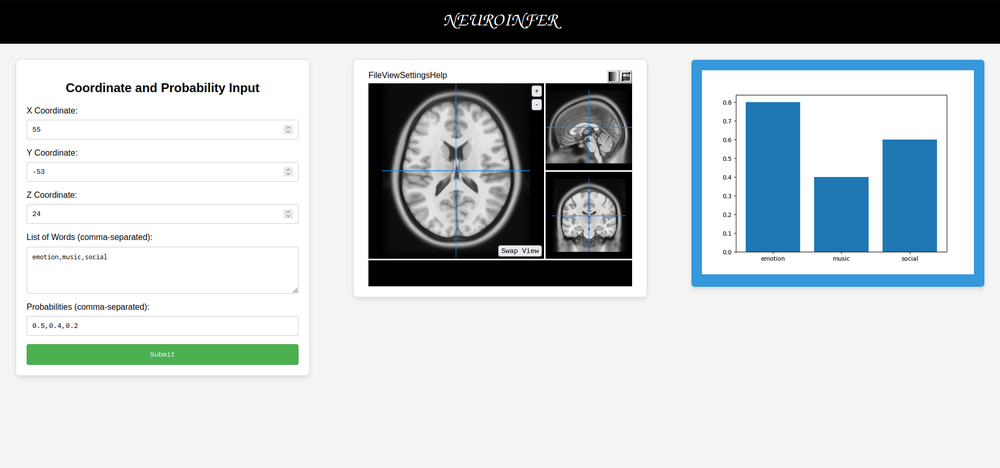
#> input picture neuroinfer/images/neuroinfer_gui.png, 1000 x 468 px, shrunk from 1919 x 899 before the run
$ python -i plot_generator.py   (imports and definitions only)
#> lines starting #> are read from the running program, lines starting #| are printed output that depends on the picture
from io import BytesIO
import base64
import nilearn
import numpy as np
import datetime
import nibabel as nib
from nilearn import image
import os
import matplotlib.pyplot as plt
from scipy.ndimage import convolve

from neuroinfer import DATA_FOLDER, TEMPLATE_FOLDER
from neuroinfer.code.DataLoading import load_data_and_create_dataframe
from neuroinfer.code.run_bayesian import run_bayesian_analysis_area

# [1 line not run here, left out]
atlas_path = TEMPLATE_FOLDER / 'atlases' / 'HarvardOxford' / 'HarvardOxford-cort-maxprob-thr25-2mm.nii.gz'


# [55 lines left out: functions create_mask_region, update_overlay, not called in this run]


def main_analyse_and_render(data):
    """
    Generate a bar plot based on input data and return the plot as a base64-encoded image.

    Parameters:
    - data (dict): A dictionary containing input data for generating the plot.

    Output:
    - Returns a response dictionary with a base64-encoded image of the generated plot.

    Description:
    - The function extracts necessary data from the input using 'parse_input_args' function.
    - It generates a NIfTI mask for the selected brain region using 'generate_nifit_mask' function.
    - It then generates a bar plot using matplotlib with brain region and corresponding priors.
    - The plot is saved to a BytesIO object, which is an in-memory binary stream.
    - The BytesIO object allows saving the plot image without writing it to a file on disk.
    - The saved image in the BytesIO object is then converted to base64 encoding.
    - Base64 encoding is a binary-to-text encoding scheme that represents binary data (the image in this case)
      as a string of ASCII characters. This makes it suitable for embedding in HTML and other text-based formats.
    - The base64-encoded image data is included in the response dictionary.

    """

    # Extracting data from the form using 'parse_input_args'
    cog_list, prior_list, x_target, y_target, z_target, radius, brain_region = parse_input_args(data)

    # Generating a NIfTI mask for the selected region
    mask, affine = generate_nifit_mask(data['brainRegion'], atlas_path, data['smooth'])
    affine_inv = np.linalg.inv(affine)

    # Perform Bayesian analysis to obtain coordinates (coords) and Bayesian factor values (bf)
    # The run_bayesian_analysis function takes parameters such as brain_region, words, radius, and priors,
    # and returns the computed coordinates and Bayesian factor values.
    result_df, _ = load_data_and_create_dataframe(DATA_FOLDER / "features7.npz",
                                                  DATA_FOLDER / "metadata7.tsv",
                                                  DATA_FOLDER / "vocabulary7.txt")
    result_dict = run_bayesian_analysis_area(cog_list, prior_list, mask, affine_inv, radius, result_df, 'a')

    # Generate a NIfTI heatmap using the coordinates and Bayesian factors
    # The generate_nifti_bf_heatmap function utilizes the coordinates and Bayesian factors
    # to generate a heatmap and saves it as a NIfTI file. This heatmap visually represents
    # the spatial distribution of the Bayesian factor values in the specified brain region.
    overlay_results, filenames = generate_nifti_bf_heatmap(result_dict, atlas_path, radius, cog_list)

    hist_bins = np.histogram_bin_edges(overlay_results.flatten(), bins=30)
    num_items = overlay_results.shape[-1]
    for i in range(num_items):
        flattened_data = overlay_results[..., i].flatten()
        plt.hist(flattened_data, bins=hist_bins, label=cog_list[i])

    # Add labels and legend
    plt.xlabel('BF')
    plt.ylabel('Frequency')
    plt.legend(loc='upper right')

    # Save the plot to a BytesIO object
    img_buffer = BytesIO()
    plt.savefig(img_buffer, format='png')
    img_buffer.seek(0)

    # Convert the image in the BytesIO object to base64 encoding
    img_base64 = base64.b64encode(img_buffer.read()).decode('utf-8')

    # Send the base64 encoded image data as a response
    response = {
        'num_slices': len(filenames),
        'status': 'success',
        'message': filenames,
        'image': img_base64
    }

    return response


# [42 lines left out: function generate_nifit_mask, not called in this run]


def create_hist(coords, bf):
    results = 0
    return results


# [117 lines left out: functions generate_nifti_bf_heatmap, get_sphere_coords, get_combined_overlays, smooth_mask, not called in this run]


def parse_input_args(data):
    """
    Parse input data for an analysis tool.

    Parameters:
    - data (dict): A dictionary containing input parameters for the main script.

    Output:
    - Returns parsed values for words, priors, x, y, z, radius, and brain_region.

    Description:
    - The function takes a dictionary 'data' as input, containing various parameters for analysis.
    - It extracts values from the dictionary, performs type conversion checks, and raises exceptions for invalid inputs.
    - The function returns the parsed values for words, priors, x, y, z, radius, and brainRegion.
    """

    # Extract values from the dictionary
    brain_region = data.get('brainRegion')
    radius = data.get('radius')
    x = data.get('x')
    y = data.get('y')
    z = data.get('z')
    words = data.get('words')
    words = words.split(',')
    priors = data.get('probabilities')
    priors = priors.split(',')

    # Type conversion and validation checks
    if (len(brain_region) > 0) and (str(type(brain_region)) != "int"):
        try:
            brain_region = [np.int32(a) for a in brain_region]
        except ValueError:
            raise Exception(f"Cannot convert {brain_region} to an int")

    if (len(x) > 0) and (str(type(x)) != "float"):
        try:
            x = float(x)
        except ValueError:
            raise Exception(f"Cannot convert {x} to a float")

    if (len(y) > 0) and (str(type(y)) != "float"):
        try:
            y = float(y)
        except ValueError:
            raise Exception(f"Cannot convert {y} to a float")

    if (len(z) > 0) and (str(type(z)) != "float"):
        try:
            z = float(z)
        except ValueError:
            raise Exception(f"Cannot convert {z} to a float")

    if (len(radius) > 0) and (str(type(radius)) != "float"):
        try:
            radius = float(radius)
        except ValueError:
            raise Exception(f"Cannot convert {radius} to a float")

    # Convert 'words' and 'priors' to lists and validate types
    if type(words) != list:
        raise Exception(f"{words} of type {type(words)} is not a list")

    if type(priors) != list:
        raise Exception(f"{priors} of type {type(priors)} is not a list")

    # Convert 'priors' to a list of integers
    try:
        priors = [np.float32(p) for p in priors]
    except ValueError:
        raise Exception(f"Cannot convert {priors} to a list of float")

    # Validate lengths of 'priors' and 'words'
    if (len(priors) > 1) and (len(priors) != len(words)):
        raise Exception(f"Illegal prior length {len(priors)} with words length {len(words)}")

    # Return the parsed values
    return words, priors, x, y, z, radius, brain_region


# [11 lines not run here, left out]

>>> import cv2
>>> picture = cv2.imread('../images/neuroinfer_gui.png', cv2.IMREAD_GRAYSCALE)
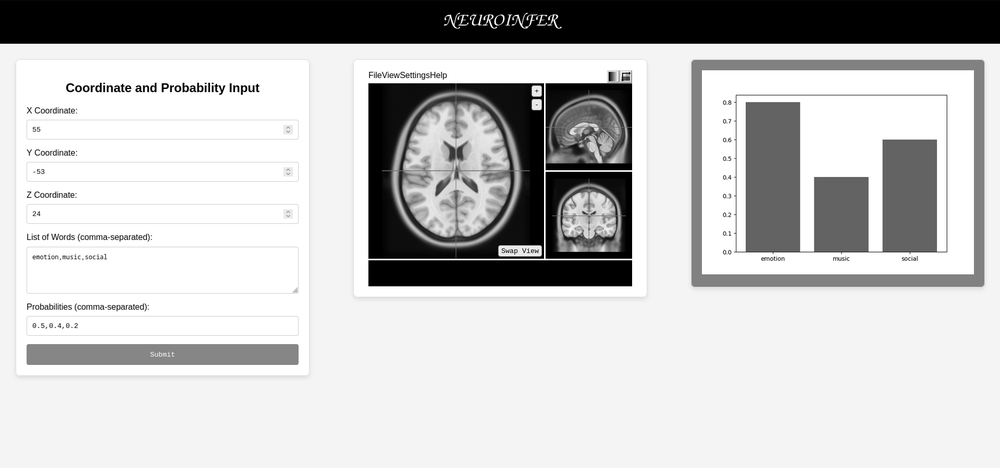
#> picture: shape (468, 1000); min 0, max 255, mean 194.3
#> (the run stopped early here; a loop or call above may not have finished)
